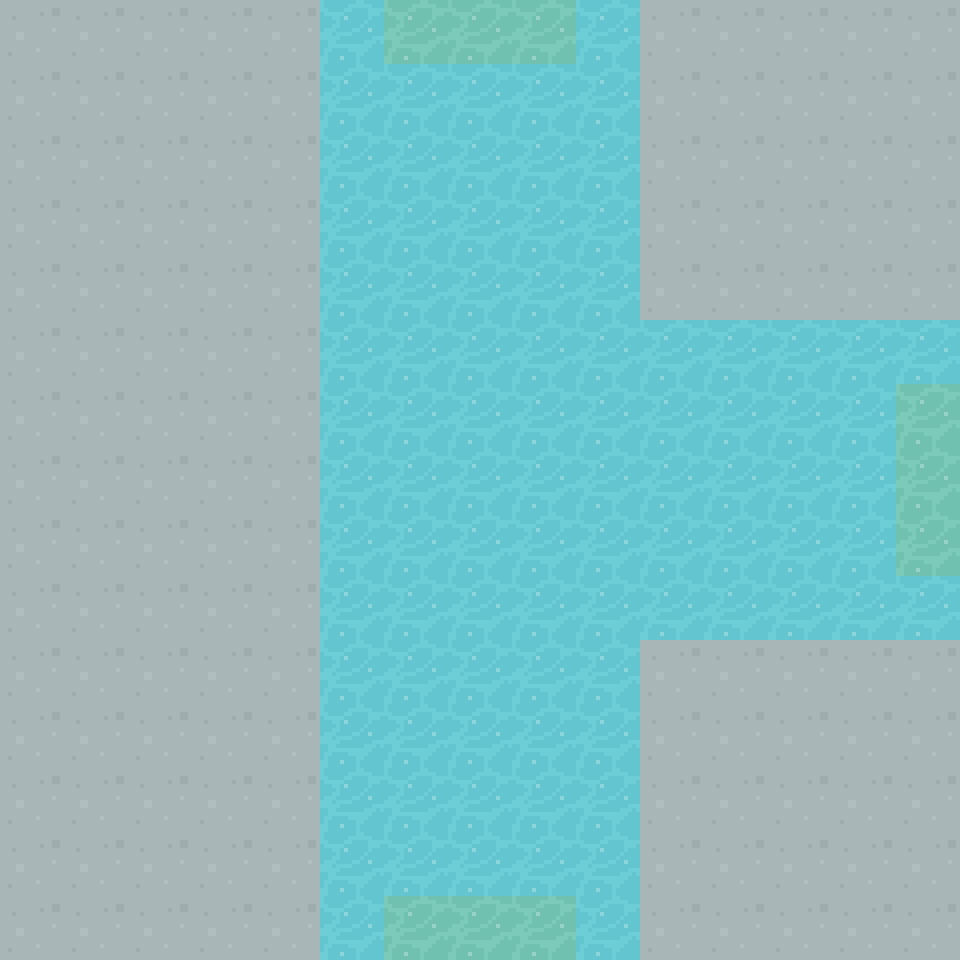

A level layout from a 2D game, rendered from its tile map. Below: a short description, then the map file with its tile-grid data intact:
An orthogonal 15x15 tile map with 64x64 px tiles, 1 tile layer (Tile Layer 1) and 3 objects (NORTH, EAST, SOUTH).

<map version="1.5" tiledversion="1.5.0" orientation="orthogonal" renderorder="right-down" width="15" height="15" tilewidth="64" tileheight="64" infinite="0" nextlayerid="3" nextobjectid="5">
 <tileset firstgid="1" source="../64TilesheetDungeon.tsx" />
 <layer id="1" name="Tile Layer 1" width="15" height="15">
  <data encoding="csv">
68,68,68,68,68,321,326,326,326,321,68,68,68,68,68,
68,68,68,68,68,321,321,321,321,321,68,68,68,68,68,
68,68,68,68,68,321,321,321,321,321,68,68,68,68,68,
68,68,68,68,68,321,321,321,321,321,68,68,68,68,68,
68,68,68,68,68,321,321,321,321,321,68,68,68,68,68,
68,68,68,68,68,321,321,321,321,321,321,321,321,321,321,
68,68,68,68,68,321,321,321,321,321,321,321,321,321,326,
68,68,68,68,68,321,321,321,321,321,321,321,321,321,326,
68,68,68,68,68,321,321,321,321,321,321,321,321,321,326,
68,68,68,68,68,321,321,321,321,321,321,321,321,321,321,
68,68,68,68,68,321,321,321,321,321,68,68,68,68,68,
68,68,68,68,68,321,321,321,321,321,68,68,68,68,68,
68,68,68,68,68,321,321,321,321,321,68,68,68,68,68,
68,68,68,68,68,321,321,321,321,321,68,68,68,68,68,
68,68,68,68,68,321,326,326,326,321,68,68,68,68,68
</data>
 </layer>
 <objectgroup id="2" name="Object Layer 1">
  <object id="2" name="NORTH" x="384" y="0" width="192" height="64" />
  <object id="3" name="EAST" x="896" y="384" width="64" height="192" />
  <object id="4" name="SOUTH" x="384" y="896" width="192" height="64" />
 </objectgroup>
</map>
